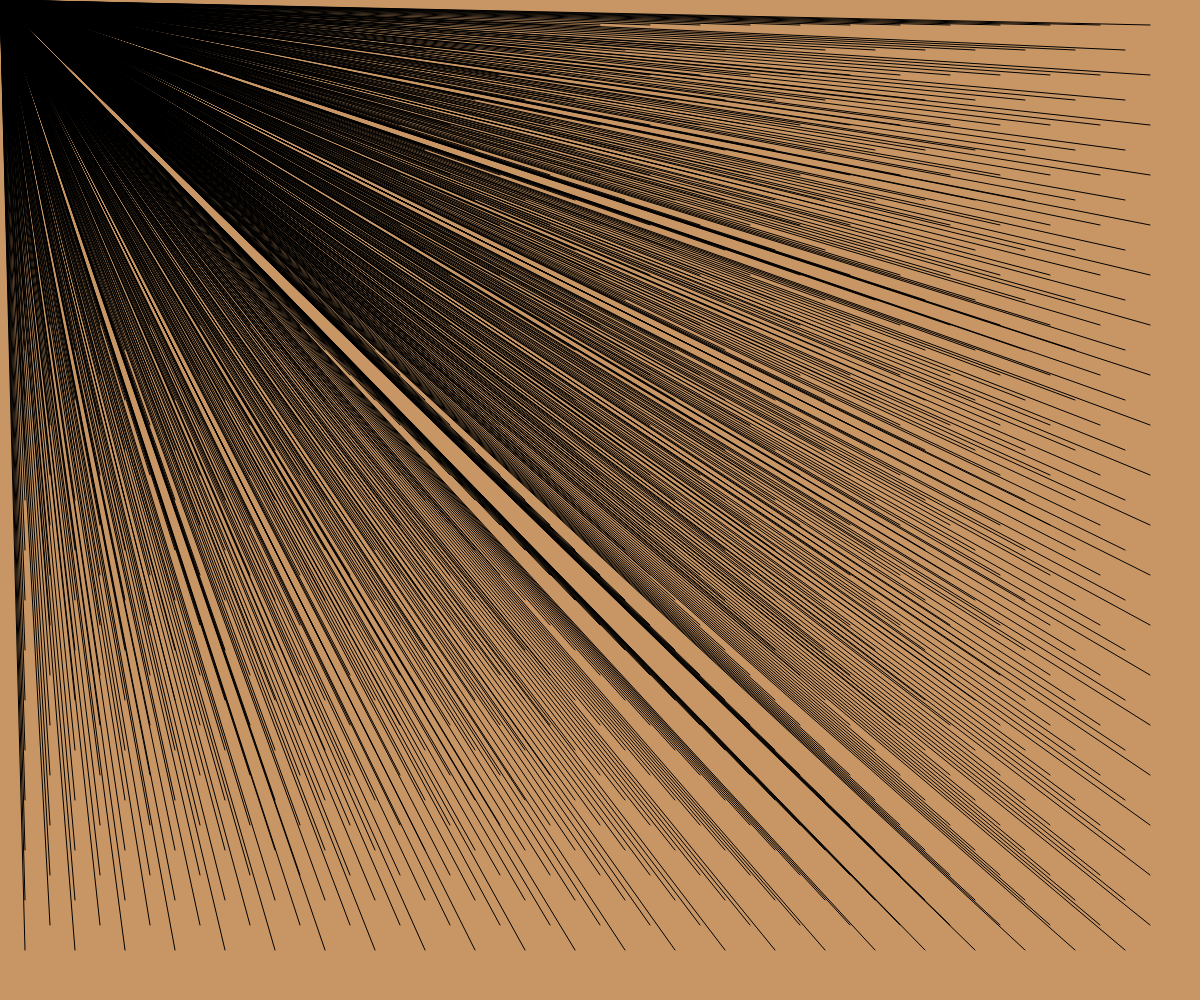
Frame 1 (no input)
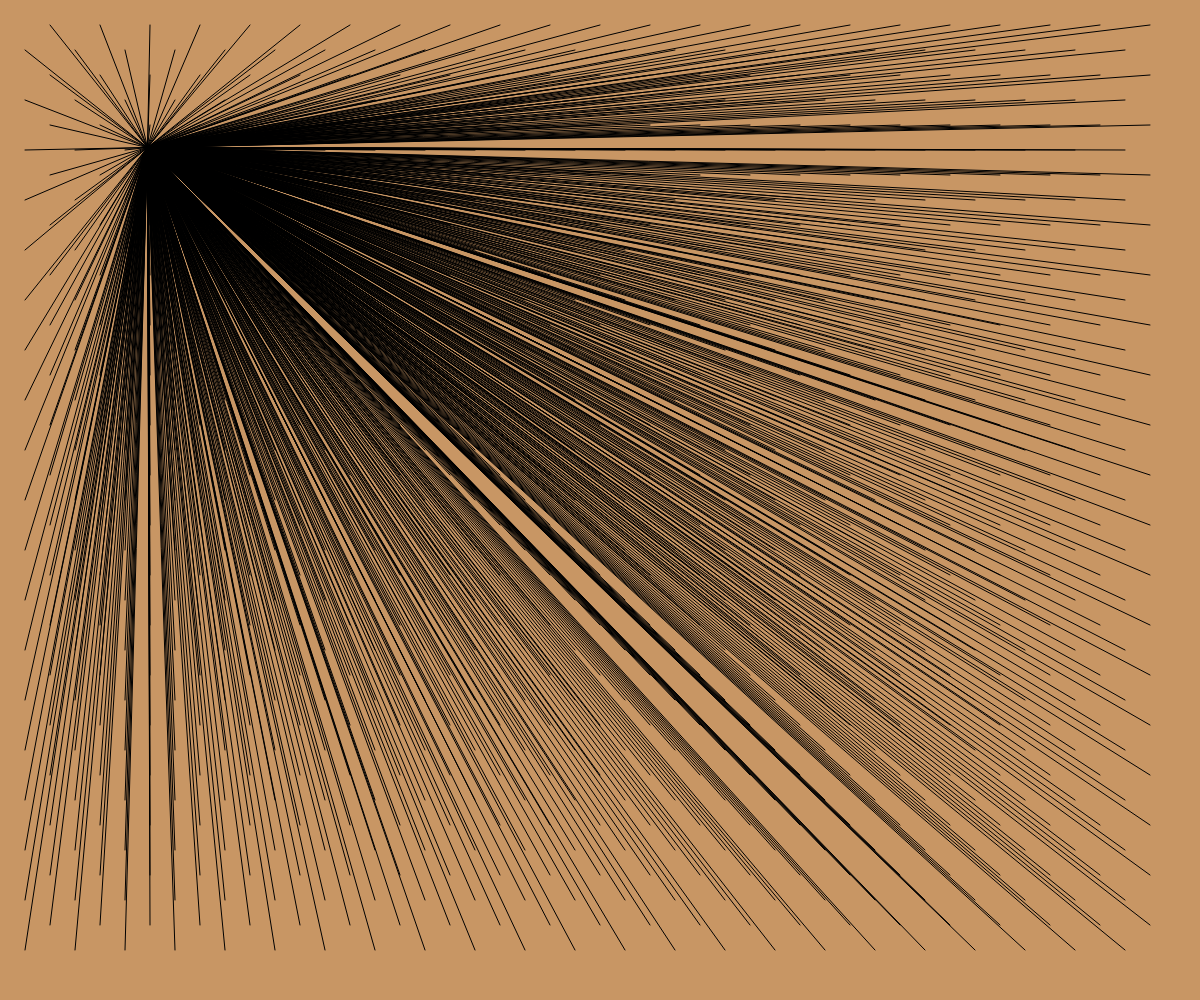
Frame 60 (no input)
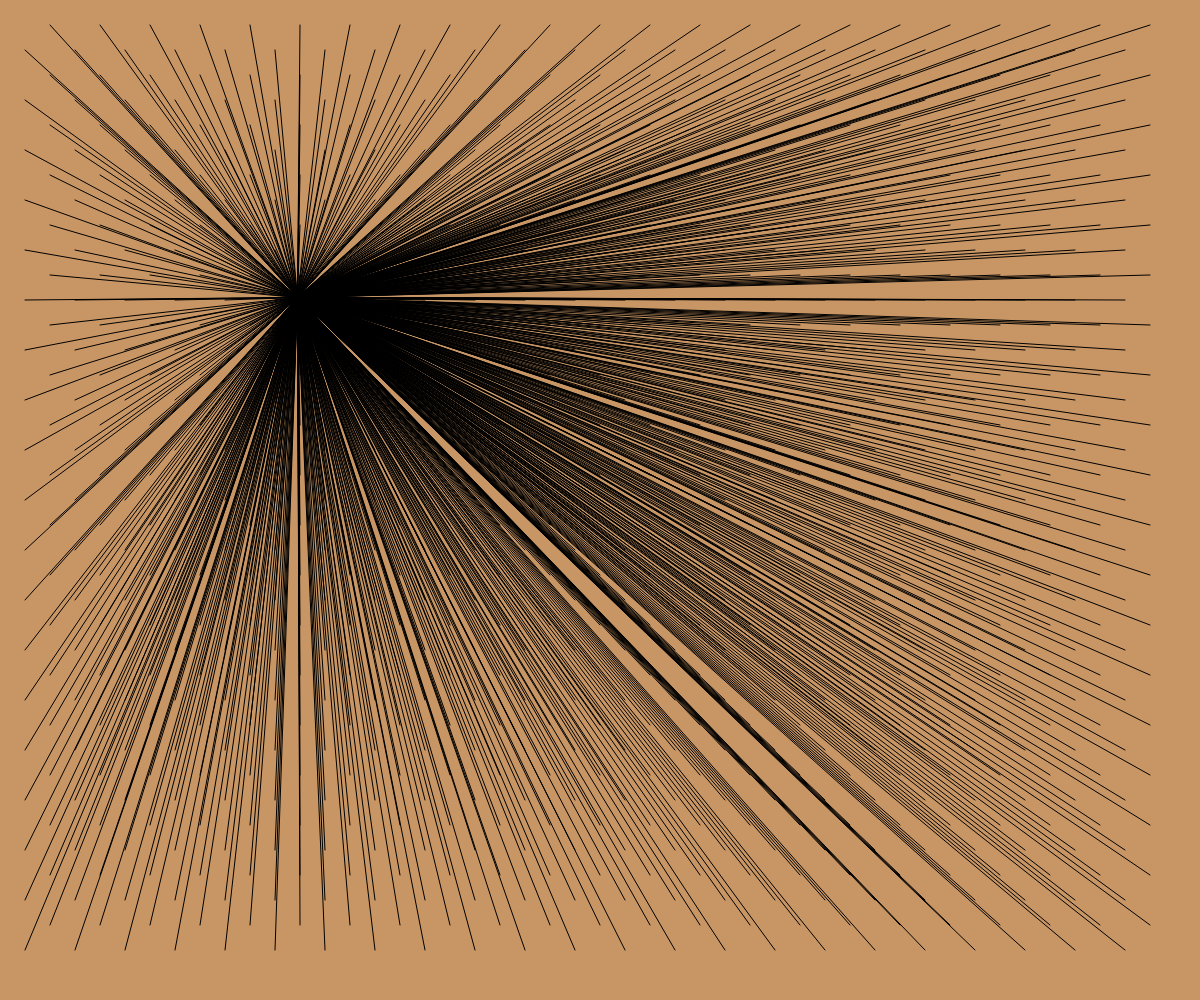
Frame 120 (the mouse pressed at the canvas centre since frame 60)

The p5.js sketch that drew these frames (run headless with seeded random() and noise() and a simulated clock; from frame 60 on, the mouse is pressed at the canvas centre):

// p5.js sketch
// ── sketch.js

var r = 0;
var status = "up";

function setup() {
 createCanvas(windowWidth, windowHeight);
 frameRate(30);
}

function draw() {
  background(200,150,100);
  //grid of lines with distances in between
  for (var xcor = 0; xcor < width-50; xcor += 50){
    for (var ycor = 0; ycor < height-50; ycor += 50){
       drawSomething(xcor, ycor);
     }
  }

  //to move the center back and forth

  if (status == "up") {
  	r+=0.05;   //speed
  }else{
  	r-=0.05;
  }

  //if it reaches certain "size", change the direction
  if (r > 13){    //until r reaches a certain number, reset the status
   status = "down";
  }else if (r < 0) {
   status = "up";
  }
}

function drawSomething(x, y) {   // the lines with coordinates
  line(x+50, y+25, 50*r, 50*r);
  line(x+25, y+50, 50*r, 50*r);
}
//refference: https://editor.p5js.org/siusoon/sketches/4xCzybWK3
//
